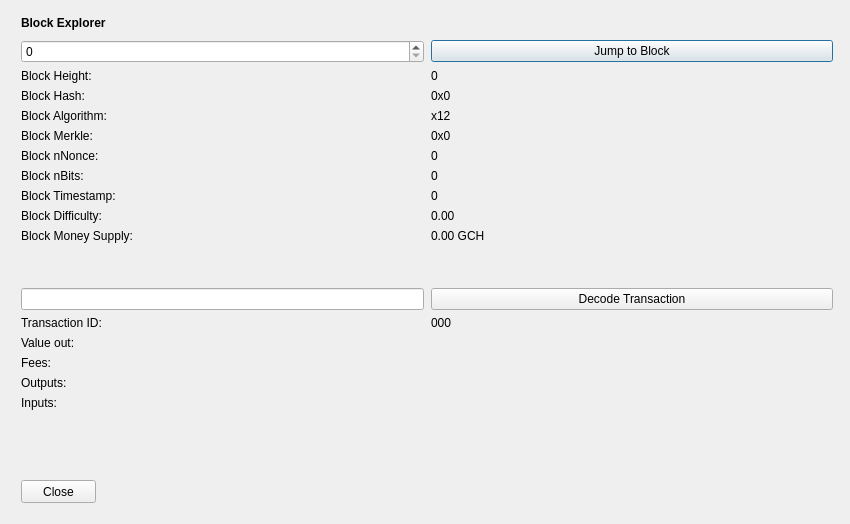
<?xml version="1.0" encoding="UTF-8"?>
<ui version="4.0">
 <class>BlockBrowser</class>
 <widget class="QDialog" name="BlockBrowser">
  <property name="windowModality">
   <enum>Qt::NonModal</enum>
  </property>
  <property name="enabled">
   <bool>true</bool>
  </property>
  <property name="geometry">
   <rect>
    <x>0</x>
    <y>0</y>
    <width>850</width>
    <height>524</height>
   </rect>
  </property>
  <property name="sizePolicy">
   <sizepolicy hsizetype="Preferred" vsizetype="Preferred">
    <horstretch>0</horstretch>
    <verstretch>0</verstretch>
   </sizepolicy>
  </property>
  <property name="minimumSize">
   <size>
    <width>0</width>
    <height>0</height>
   </size>
  </property>
  <property name="acceptDrops">
   <bool>false</bool>
  </property>
  <property name="windowTitle">
   <string>GalaxyCash Block Explorer</string>
  </property>
  <layout class="QGridLayout">
   <property name="sizeConstraint">
    <enum>QLayout::SetMaximumSize</enum>
   </property>
   <property name="leftMargin">
    <number>21</number>
   </property>
   <property name="topMargin">
    <number>10</number>
   </property>
   <property name="rightMargin">
    <number>10</number>
   </property>
   <item row="1" column="0">
    <widget class="QWidget" name="widget" native="true">
     <widget class="QWidget" name="layoutWidgetBE1">
      <property name="geometry">
       <rect>
        <x>0</x>
        <y>0</y>
        <width>822</width>
        <height>27</height>
       </rect>
      </property>
      <layout class="QHBoxLayout" name="horizontalLayoutBE">
       <property name="spacing">
        <number>7</number>
       </property>
       <item>
        <widget class="QLabel" name="labelBlockExplorer">
         <property name="sizePolicy">
          <sizepolicy hsizetype="Preferred" vsizetype="Maximum">
           <horstretch>0</horstretch>
           <verstretch>0</verstretch>
          </sizepolicy>
         </property>
         <property name="font">
          <font>
           <weight>75</weight>
           <bold>true</bold>
          </font>
         </property>
         <property name="styleSheet">
          <string notr="true">font-weight:bold;</string>
         </property>
         <property name="text">
          <string>Block Explorer</string>
         </property>
        </widget>
       </item>
       <item>
        <spacer name="horizontalSpacerBE">
         <property name="orientation">
          <enum>Qt::Horizontal</enum>
         </property>
         <property name="sizeHint" stdset="0">
          <size>
           <width>40</width>
           <height>20</height>
          </size>
         </property>
        </spacer>
       </item>
      </layout>
     </widget>
     <widget class="QWidget" name="layoutWidgetBE2">
      <property name="geometry">
       <rect>
        <x>0</x>
        <y>30</y>
        <width>812</width>
        <height>410</height>
       </rect>
      </property>
      <layout class="QGridLayout" name="gridLayoutBE" rowstretch="0,0,0,0,0,0,0,0,0,0,0,0,0,0,0,0,0,0,0,0,0" columnstretch="0,0">
       <property name="sizeConstraint">
        <enum>QLayout::SetDefaultConstraint</enum>
       </property>
       <property name="horizontalSpacing">
        <number>7</number>
       </property>
       <item row="11" column="1">
        <widget class="QLabel" name="moneySupplyBox">
         <property name="text">
          <string>0.00 GCH</string>
         </property>
         <property name="textInteractionFlags">
          <set>Qt::LinksAccessibleByMouse|Qt::TextSelectableByMouse</set>
         </property>
        </widget>
       </item>
       <item row="6" column="0">
        <widget class="QLabel" name="merkleLabel">
         <property name="text">
          <string>Block Merkle:</string>
         </property>
        </widget>
       </item>
       <item row="11" column="0">
        <widget class="QLabel" name="moneySupplyLabel">
         <property name="text">
          <string>Block Money Supply:</string>
         </property>
        </widget>
       </item>
       <item row="19" column="1">
        <widget class="QLabel" name="inputBox">
         <property name="text">
          <string/>
         </property>
         <property name="alignment">
          <set>Qt::AlignLeading|Qt::AlignLeft|Qt::AlignTop</set>
         </property>
         <property name="textInteractionFlags">
          <set>Qt::LinksAccessibleByMouse|Qt::TextSelectableByMouse</set>
         </property>
        </widget>
       </item>
       <item row="9" column="1">
        <widget class="QLabel" name="timeBox">
         <property name="text">
          <string>0</string>
         </property>
         <property name="textInteractionFlags">
          <set>Qt::LinksAccessibleByMouse|Qt::TextSelectableByMouse</set>
         </property>
        </widget>
       </item>
       <item row="15" column="1">
        <widget class="QLabel" name="txID">
         <property name="text">
          <string>000</string>
         </property>
         <property name="textInteractionFlags">
          <set>Qt::LinksAccessibleByMouse|Qt::TextSelectableByMouse</set>
         </property>
        </widget>
       </item>
       <item row="10" column="1">
        <widget class="QLabel" name="diffBox">
         <property name="text">
          <string>0.00</string>
         </property>
         <property name="textInteractionFlags">
          <set>Qt::LinksAccessibleByMouse|Qt::TextSelectableByMouse</set>
         </property>
        </widget>
       </item>
       <item row="1" column="1">
        <widget class="QPushButton" name="blockButton">
         <property name="text">
          <string>Jump to Block</string>
         </property>
        </widget>
       </item>
       <item row="10" column="0">
        <widget class="QLabel" name="diffLabel">
         <property name="text">
          <string>Block Difficulty:</string>
         </property>
        </widget>
       </item>
       <item row="18" column="1">
        <widget class="QLabel" name="outputBox">
         <property name="text">
          <string/>
         </property>
         <property name="alignment">
          <set>Qt::AlignLeading|Qt::AlignLeft|Qt::AlignTop</set>
         </property>
         <property name="textInteractionFlags">
          <set>Qt::LinksAccessibleByMouse|Qt::TextSelectableByMouse</set>
         </property>
        </widget>
       </item>
       <item row="3" column="1">
        <widget class="QLabel" name="heightLabelBE1">
         <property name="text">
          <string>0</string>
         </property>
         <property name="textInteractionFlags">
          <set>Qt::LinksAccessibleByMouse|Qt::TextSelectableByMouse</set>
         </property>
        </widget>
       </item>
       <item row="3" column="0">
        <widget class="QLabel" name="heightLabelBE2">
         <property name="text">
          <string>Block Height:</string>
         </property>
        </widget>
       </item>
       <item row="7" column="0">
        <widget class="QLabel" name="nonceLabel">
         <property name="text">
          <string>Block nNonce:</string>
         </property>
        </widget>
       </item>
       <item row="8" column="0">
        <widget class="QLabel" name="bitsLabel">
         <property name="text">
          <string>Block nBits:</string>
         </property>
        </widget>
       </item>
       <item row="7" column="1">
        <widget class="QLabel" name="nonceBox">
         <property name="text">
          <string>0</string>
         </property>
         <property name="textInteractionFlags">
          <set>Qt::LinksAccessibleByMouse|Qt::TextSelectableByMouse</set>
         </property>
        </widget>
       </item>
       <item row="6" column="1">
        <widget class="QLabel" name="merkleBox">
         <property name="minimumSize">
          <size>
           <width>187</width>
           <height>0</height>
          </size>
         </property>
         <property name="text">
          <string>0x0</string>
         </property>
         <property name="textInteractionFlags">
          <set>Qt::LinksAccessibleByMouse|Qt::TextSelectableByMouse</set>
         </property>
        </widget>
       </item>
       <item row="17" column="0">
        <widget class="QLabel" name="feesLabel">
         <property name="text">
          <string>Fees:</string>
         </property>
        </widget>
       </item>
       <item row="9" column="0">
        <widget class="QLabel" name="timeLabel">
         <property name="text">
          <string>Block Timestamp:</string>
         </property>
        </widget>
       </item>
       <item row="4" column="0">
        <widget class="QLabel" name="hashLabel">
         <property name="text">
          <string>Block Hash:</string>
         </property>
        </widget>
       </item>
       <item row="16" column="1">
        <widget class="QLabel" name="valueBox">
         <property name="text">
          <string/>
         </property>
         <property name="textInteractionFlags">
          <set>Qt::LinksAccessibleByMouse|Qt::TextSelectableByMouse</set>
         </property>
        </widget>
       </item>
       <item row="15" column="0">
        <widget class="QLabel" name="txLabel">
         <property name="text">
          <string>Transaction ID:</string>
         </property>
        </widget>
       </item>
       <item row="17" column="1">
        <widget class="QLabel" name="feesBox">
         <property name="text">
          <string/>
         </property>
         <property name="textInteractionFlags">
          <set>Qt::LinksAccessibleByMouse|Qt::TextSelectableByMouse</set>
         </property>
        </widget>
       </item>
       <item row="16" column="0">
        <widget class="QLabel" name="valueLabel">
         <property name="text">
          <string>Value out:</string>
         </property>
        </widget>
       </item>
       <item row="18" column="0">
        <widget class="QLabel" name="outputLabel">
         <property name="text">
          <string>Outputs:</string>
         </property>
         <property name="alignment">
          <set>Qt::AlignLeading|Qt::AlignLeft|Qt::AlignTop</set>
         </property>
        </widget>
       </item>
       <item row="1" column="0">
        <widget class="QSpinBox" name="heightBox">
         <property name="sizePolicy">
          <sizepolicy hsizetype="Preferred" vsizetype="Fixed">
           <horstretch>0</horstretch>
           <verstretch>0</verstretch>
          </sizepolicy>
         </property>
         <property name="maximum">
          <number>99999999</number>
         </property>
        </widget>
       </item>
       <item row="8" column="1">
        <widget class="QLabel" name="bitsBox">
         <property name="text">
          <string>0</string>
         </property>
         <property name="textInteractionFlags">
          <set>Qt::LinksAccessibleByMouse|Qt::TextSelectableByMouse</set>
         </property>
        </widget>
       </item>
       <item row="4" column="1">
        <widget class="QLabel" name="hashBox">
         <property name="enabled">
          <bool>true</bool>
         </property>
         <property name="sizePolicy">
          <sizepolicy hsizetype="Preferred" vsizetype="Preferred">
           <horstretch>0</horstretch>
           <verstretch>0</verstretch>
          </sizepolicy>
         </property>
         <property name="minimumSize">
          <size>
           <width>0</width>
           <height>0</height>
          </size>
         </property>
         <property name="text">
          <string>0x0</string>
         </property>
         <property name="textInteractionFlags">
          <set>Qt::LinksAccessibleByMouse|Qt::TextSelectableByMouse</set>
         </property>
        </widget>
       </item>
       <item row="20" column="0">
        <spacer name="verticalSpacer">
         <property name="orientation">
          <enum>Qt::Vertical</enum>
         </property>
         <property name="sizeHint" stdset="0">
          <size>
           <width>20</width>
           <height>40</height>
          </size>
         </property>
        </spacer>
       </item>
       <item row="14" column="0">
        <widget class="QLineEdit" name="txBox">
         <property name="sizePolicy">
          <sizepolicy hsizetype="Preferred" vsizetype="Fixed">
           <horstretch>0</horstretch>
           <verstretch>0</verstretch>
          </sizepolicy>
         </property>
         <property name="inputMask">
          <string comment="Transaction id" extracomment="Transaction id"/>
         </property>
        </widget>
       </item>
       <item row="14" column="1">
        <widget class="QPushButton" name="txButton">
         <property name="text">
          <string>Decode Transaction</string>
         </property>
        </widget>
       </item>
       <item row="5" column="0">
        <widget class="QLabel" name="algoLabel">
         <property name="text">
          <string>Block Algorithm:</string>
         </property>
        </widget>
       </item>
       <item row="5" column="1">
        <widget class="QLabel" name="algoBox">
         <property name="text">
          <string>x12</string>
         </property>
        </widget>
       </item>
       <item row="13" column="0">
        <spacer name="verticalSpacer_2">
         <property name="orientation">
          <enum>Qt::Vertical</enum>
         </property>
         <property name="sizeHint" stdset="0">
          <size>
           <width>20</width>
           <height>20</height>
          </size>
         </property>
        </spacer>
       </item>
       <item row="19" column="0">
        <widget class="QLabel" name="inputLabel">
         <property name="text">
          <string>Inputs:</string>
         </property>
         <property name="alignment">
          <set>Qt::AlignLeading|Qt::AlignLeft|Qt::AlignTop</set>
         </property>
        </widget>
       </item>
      </layout>
     </widget>
     <widget class="QPushButton" name="closeButton">
      <property name="geometry">
       <rect>
        <x>0</x>
        <y>470</y>
        <width>75</width>
        <height>23</height>
       </rect>
      </property>
      <property name="text">
       <string>Close</string>
      </property>
     </widget>
    </widget>
   </item>
  </layout>
 </widget>
 <resources/>
 <connections/>
</ui>
